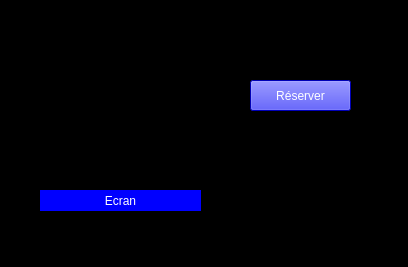
<?xml version="1.0" encoding="UTF-8"?>
<ui version="4.0">
 <class>ChoixSiege</class>
 <widget class="QMainWindow" name="ChoixSiege">
  <property name="enabled">
   <bool>true</bool>
  </property>
  <property name="geometry">
   <rect>
    <x>0</x>
    <y>0</y>
    <width>408</width>
    <height>267</height>
   </rect>
  </property>
  <property name="windowTitle">
   <string>CineFlash</string>
  </property>
  <property name="styleSheet">
   <string notr="true">background-color: rgb(0, 0, 0);</string>
  </property>
  <widget class="QWidget" name="centralwidget">
   <widget class="QLabel" name="label">
    <property name="geometry">
     <rect>
      <x>40</x>
      <y>190</y>
      <width>161</width>
      <height>21</height>
     </rect>
    </property>
    <property name="styleSheet">
     <string notr="true">background-color: rgb(0, 0, 255);
color: rgb(255, 255, 255);</string>
    </property>
    <property name="text">
     <string>Ecran</string>
    </property>
    <property name="alignment">
     <set>Qt::AlignCenter</set>
    </property>
   </widget>
   <widget class="QCheckBox" name="A2">
    <property name="geometry">
     <rect>
      <x>50</x>
      <y>30</y>
      <width>16</width>
      <height>17</height>
     </rect>
    </property>
    <property name="text">
     <string/>
    </property>
   </widget>
   <widget class="QCheckBox" name="A4">
    <property name="geometry">
     <rect>
      <x>80</x>
      <y>30</y>
      <width>16</width>
      <height>17</height>
     </rect>
    </property>
    <property name="text">
     <string/>
    </property>
   </widget>
   <widget class="QCheckBox" name="A6">
    <property name="geometry">
     <rect>
      <x>110</x>
      <y>30</y>
      <width>16</width>
      <height>17</height>
     </rect>
    </property>
    <property name="text">
     <string/>
    </property>
   </widget>
   <widget class="QCheckBox" name="A8">
    <property name="geometry">
     <rect>
      <x>140</x>
      <y>30</y>
      <width>16</width>
      <height>17</height>
     </rect>
    </property>
    <property name="text">
     <string/>
    </property>
   </widget>
   <widget class="QCheckBox" name="A10">
    <property name="geometry">
     <rect>
      <x>170</x>
      <y>30</y>
      <width>16</width>
      <height>17</height>
     </rect>
    </property>
    <property name="text">
     <string/>
    </property>
   </widget>
   <widget class="QCheckBox" name="B10">
    <property name="geometry">
     <rect>
      <x>170</x>
      <y>60</y>
      <width>16</width>
      <height>17</height>
     </rect>
    </property>
    <property name="text">
     <string/>
    </property>
   </widget>
   <widget class="QCheckBox" name="B2">
    <property name="geometry">
     <rect>
      <x>50</x>
      <y>60</y>
      <width>16</width>
      <height>17</height>
     </rect>
    </property>
    <property name="text">
     <string/>
    </property>
   </widget>
   <widget class="QCheckBox" name="B4">
    <property name="geometry">
     <rect>
      <x>80</x>
      <y>60</y>
      <width>16</width>
      <height>17</height>
     </rect>
    </property>
    <property name="text">
     <string/>
    </property>
   </widget>
   <widget class="QCheckBox" name="B8">
    <property name="geometry">
     <rect>
      <x>140</x>
      <y>60</y>
      <width>16</width>
      <height>17</height>
     </rect>
    </property>
    <property name="text">
     <string/>
    </property>
   </widget>
   <widget class="QCheckBox" name="B6">
    <property name="geometry">
     <rect>
      <x>110</x>
      <y>60</y>
      <width>16</width>
      <height>17</height>
     </rect>
    </property>
    <property name="text">
     <string/>
    </property>
   </widget>
   <widget class="QCheckBox" name="D6">
    <property name="geometry">
     <rect>
      <x>110</x>
      <y>120</y>
      <width>16</width>
      <height>17</height>
     </rect>
    </property>
    <property name="text">
     <string/>
    </property>
   </widget>
   <widget class="QCheckBox" name="D4">
    <property name="geometry">
     <rect>
      <x>80</x>
      <y>120</y>
      <width>16</width>
      <height>17</height>
     </rect>
    </property>
    <property name="text">
     <string/>
    </property>
   </widget>
   <widget class="QCheckBox" name="C2">
    <property name="geometry">
     <rect>
      <x>50</x>
      <y>90</y>
      <width>16</width>
      <height>17</height>
     </rect>
    </property>
    <property name="text">
     <string/>
    </property>
   </widget>
   <widget class="QCheckBox" name="C4">
    <property name="geometry">
     <rect>
      <x>80</x>
      <y>90</y>
      <width>16</width>
      <height>17</height>
     </rect>
    </property>
    <property name="text">
     <string/>
    </property>
   </widget>
   <widget class="QCheckBox" name="D2">
    <property name="geometry">
     <rect>
      <x>50</x>
      <y>120</y>
      <width>16</width>
      <height>17</height>
     </rect>
    </property>
    <property name="text">
     <string/>
    </property>
   </widget>
   <widget class="QCheckBox" name="D8">
    <property name="geometry">
     <rect>
      <x>140</x>
      <y>120</y>
      <width>16</width>
      <height>17</height>
     </rect>
    </property>
    <property name="text">
     <string/>
    </property>
   </widget>
   <widget class="QCheckBox" name="C8">
    <property name="geometry">
     <rect>
      <x>140</x>
      <y>90</y>
      <width>16</width>
      <height>17</height>
     </rect>
    </property>
    <property name="text">
     <string/>
    </property>
   </widget>
   <widget class="QCheckBox" name="C6">
    <property name="geometry">
     <rect>
      <x>110</x>
      <y>90</y>
      <width>16</width>
      <height>17</height>
     </rect>
    </property>
    <property name="text">
     <string/>
    </property>
   </widget>
   <widget class="QCheckBox" name="C10">
    <property name="geometry">
     <rect>
      <x>170</x>
      <y>90</y>
      <width>16</width>
      <height>17</height>
     </rect>
    </property>
    <property name="text">
     <string/>
    </property>
   </widget>
   <widget class="QCheckBox" name="D10">
    <property name="geometry">
     <rect>
      <x>170</x>
      <y>120</y>
      <width>16</width>
      <height>17</height>
     </rect>
    </property>
    <property name="text">
     <string/>
    </property>
   </widget>
   <widget class="QPushButton" name="PB_Reserver">
    <property name="geometry">
     <rect>
      <x>250</x>
      <y>80</y>
      <width>101</width>
      <height>31</height>
     </rect>
    </property>
    <property name="styleSheet">
     <string notr="true">color: rgb(255, 255, 255);
background-color: rgb(0, 0, 255);</string>
    </property>
    <property name="text">
     <string>Réserver</string>
    </property>
   </widget>
  </widget>
  <widget class="QMenuBar" name="menubar">
   <property name="geometry">
    <rect>
     <x>0</x>
     <y>0</y>
     <width>408</width>
     <height>21</height>
    </rect>
   </property>
  </widget>
  <widget class="QStatusBar" name="statusbar"/>
 </widget>
 <resources/>
 <connections/>
</ui>
